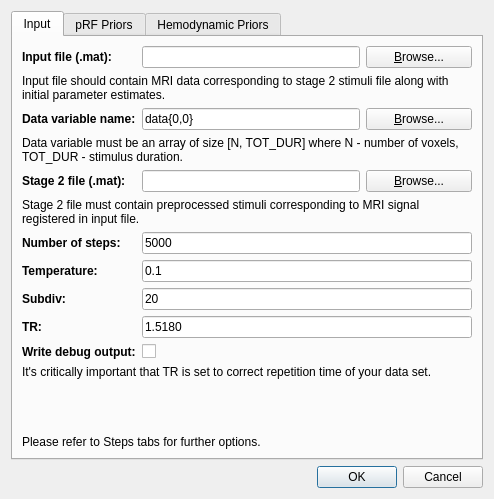
<?xml version="1.0" encoding="UTF-8"?>
<ui version="4.0">
 <class>PrfSamplingDialog</class>
 <widget class="QDialog" name="PrfSamplingDialog">
  <property name="geometry">
   <rect>
    <x>0</x>
    <y>0</y>
    <width>494</width>
    <height>499</height>
   </rect>
  </property>
  <property name="windowTitle">
   <string>QPrf - Posterior Sampling (5-param Balloon)</string>
  </property>
  <layout class="QVBoxLayout" name="verticalLayout">
   <item>
    <widget class="QTabWidget" name="tabWidget">
     <property name="currentIndex">
      <number>0</number>
     </property>
     <widget class="QWidget" name="tab">
      <attribute name="title">
       <string>Input</string>
      </attribute>
      <layout class="QGridLayout" name="gridLayout" columnstretch="0,0,0,0">
       <item row="11" column="0" colspan="4">
        <widget class="QLabel" name="label_24">
         <property name="text">
          <string>It's critically important that TR is set to correct repetition time of your data set.</string>
         </property>
        </widget>
       </item>
       <item row="7" column="1" colspan="3">
        <widget class="QLineEdit" name="temperature_lineEdit">
         <property name="text">
          <string>0.1</string>
         </property>
        </widget>
       </item>
       <item row="7" column="0">
        <widget class="QLabel" name="label_20">
         <property name="font">
          <font>
           <weight>75</weight>
           <bold>true</bold>
          </font>
         </property>
         <property name="text">
          <string>Temperature:</string>
         </property>
        </widget>
       </item>
       <item row="4" column="3">
        <widget class="QPushButton" name="stage2FileBrowse_pushButton">
         <property name="text">
          <string>&amp;Browse...</string>
         </property>
        </widget>
       </item>
       <item row="13" column="0" colspan="4">
        <widget class="QLabel" name="label_21">
         <property name="text">
          <string>Please refer to Steps tabs for further options.</string>
         </property>
        </widget>
       </item>
       <item row="5" column="0" colspan="4">
        <widget class="QLabel" name="label_6">
         <property name="text">
          <string>Stage 2 file must contain preprocessed stimuli corresponding to MRI signal registered in input file.</string>
         </property>
         <property name="wordWrap">
          <bool>true</bool>
         </property>
        </widget>
       </item>
       <item row="6" column="0">
        <widget class="QLabel" name="label_7">
         <property name="font">
          <font>
           <weight>75</weight>
           <bold>true</bold>
          </font>
         </property>
         <property name="text">
          <string>Number of steps:</string>
         </property>
        </widget>
       </item>
       <item row="8" column="0">
        <widget class="QLabel" name="label_22">
         <property name="font">
          <font>
           <weight>75</weight>
           <bold>true</bold>
          </font>
         </property>
         <property name="text">
          <string>Subdiv:</string>
         </property>
        </widget>
       </item>
       <item row="9" column="1" colspan="3">
        <widget class="QLineEdit" name="TR_lineEdit">
         <property name="text">
          <string>1.5180</string>
         </property>
        </widget>
       </item>
       <item row="8" column="1" colspan="3">
        <widget class="QLineEdit" name="subdiv_lineEdit">
         <property name="text">
          <string>20</string>
         </property>
        </widget>
       </item>
       <item row="9" column="0">
        <widget class="QLabel" name="label_23">
         <property name="font">
          <font>
           <weight>75</weight>
           <bold>true</bold>
          </font>
         </property>
         <property name="text">
          <string>TR:</string>
         </property>
        </widget>
       </item>
       <item row="0" column="3">
        <widget class="QPushButton" name="dataFileBrowse_pushButton">
         <property name="text">
          <string>&amp;Browse...</string>
         </property>
        </widget>
       </item>
       <item row="0" column="1" colspan="2">
        <widget class="QLineEdit" name="dataFileName_lineEdit"/>
       </item>
       <item row="4" column="0">
        <widget class="QLabel" name="label_3">
         <property name="font">
          <font>
           <weight>75</weight>
           <bold>true</bold>
          </font>
         </property>
         <property name="text">
          <string>Stage 2 file (.mat):</string>
         </property>
        </widget>
       </item>
       <item row="2" column="3">
        <widget class="QPushButton" name="dataVarSpecBrowse_pushButton">
         <property name="text">
          <string>&amp;Browse...</string>
         </property>
        </widget>
       </item>
       <item row="6" column="1" colspan="3">
        <widget class="QLineEdit" name="numOfSteps_lineEdit">
         <property name="text">
          <string>5000</string>
         </property>
        </widget>
       </item>
       <item row="2" column="1" colspan="2">
        <widget class="QLineEdit" name="dataVarSpec_lineEdit">
         <property name="text">
          <string>data{0,0}</string>
         </property>
        </widget>
       </item>
       <item row="2" column="0">
        <widget class="QLabel" name="label_2">
         <property name="font">
          <font>
           <weight>75</weight>
           <bold>true</bold>
          </font>
         </property>
         <property name="text">
          <string>Data variable name:</string>
         </property>
        </widget>
       </item>
       <item row="4" column="1" colspan="2">
        <widget class="QLineEdit" name="stage2FileName_lineEdit"/>
       </item>
       <item row="3" column="0" colspan="4">
        <widget class="QLabel" name="label_5">
         <property name="text">
          <string>Data variable must be an array of size [N, TOT_DUR] where N - number of voxels, TOT_DUR - stimulus duration.</string>
         </property>
         <property name="wordWrap">
          <bool>true</bool>
         </property>
        </widget>
       </item>
       <item row="1" column="0" colspan="4">
        <widget class="QLabel" name="label_4">
         <property name="text">
          <string>Input file should contain MRI data corresponding to stage 2 stimuli file along with initial parameter estimates.</string>
         </property>
         <property name="wordWrap">
          <bool>true</bool>
         </property>
        </widget>
       </item>
       <item row="0" column="0">
        <widget class="QLabel" name="label">
         <property name="font">
          <font>
           <weight>75</weight>
           <bold>true</bold>
          </font>
         </property>
         <property name="text">
          <string>Input file (.mat):</string>
         </property>
        </widget>
       </item>
       <item row="12" column="0" colspan="4">
        <spacer name="verticalSpacer_2">
         <property name="orientation">
          <enum>Qt::Vertical</enum>
         </property>
         <property name="sizeHint" stdset="0">
          <size>
           <width>20</width>
           <height>40</height>
          </size>
         </property>
        </spacer>
       </item>
       <item row="10" column="0">
        <widget class="QLabel" name="label_27">
         <property name="font">
          <font>
           <weight>75</weight>
           <bold>true</bold>
          </font>
         </property>
         <property name="text">
          <string>Write debug output:</string>
         </property>
        </widget>
       </item>
       <item row="10" column="1">
        <widget class="QCheckBox" name="writeDebug_checkBox">
         <property name="text">
          <string/>
         </property>
        </widget>
       </item>
      </layout>
     </widget>
     <widget class="QWidget" name="tab_2">
      <attribute name="title">
       <string>pRF Priors</string>
      </attribute>
      <layout class="QVBoxLayout" name="verticalLayout_2">
       <item>
        <layout class="QFormLayout" name="formLayout">
         <item row="1" column="0">
          <widget class="QLabel" name="label_8">
           <property name="font">
            <font>
             <weight>75</weight>
             <bold>true</bold>
            </font>
           </property>
           <property name="text">
            <string>X Stdev:</string>
           </property>
          </widget>
         </item>
         <item row="1" column="1">
          <widget class="QLineEdit" name="xStep_lineEdit">
           <property name="text">
            <string>10</string>
           </property>
          </widget>
         </item>
         <item row="2" column="0">
          <widget class="QLabel" name="label_9">
           <property name="font">
            <font>
             <weight>75</weight>
             <bold>true</bold>
            </font>
           </property>
           <property name="text">
            <string>Y Stdev:</string>
           </property>
          </widget>
         </item>
         <item row="2" column="1">
          <widget class="QLineEdit" name="yStep_lineEdit">
           <property name="text">
            <string>10</string>
           </property>
          </widget>
         </item>
         <item row="3" column="0">
          <widget class="QLabel" name="label_10">
           <property name="font">
            <font>
             <weight>75</weight>
             <bold>true</bold>
            </font>
           </property>
           <property name="text">
            <string>RFSize Stdev:</string>
           </property>
          </widget>
         </item>
         <item row="3" column="1">
          <widget class="QLineEdit" name="rfsizeStep_lineEdit">
           <property name="text">
            <string>10</string>
           </property>
          </widget>
         </item>
         <item row="4" column="0">
          <widget class="QLabel" name="label_11">
           <property name="font">
            <font>
             <weight>75</weight>
             <bold>true</bold>
            </font>
           </property>
           <property name="text">
            <string>Exponent Stdev:</string>
           </property>
          </widget>
         </item>
         <item row="4" column="1">
          <widget class="QLineEdit" name="exptStep_lineEdit">
           <property name="text">
            <string>0.5</string>
           </property>
          </widget>
         </item>
         <item row="5" column="0">
          <widget class="QLabel" name="label_12">
           <property name="font">
            <font>
             <weight>75</weight>
             <bold>true</bold>
            </font>
           </property>
           <property name="text">
            <string>Gain Stdev:</string>
           </property>
          </widget>
         </item>
         <item row="5" column="1">
          <widget class="QLineEdit" name="gainStep_lineEdit">
           <property name="text">
            <string>10</string>
           </property>
          </widget>
         </item>
         <item row="6" column="0">
          <widget class="QLabel" name="label_25">
           <property name="font">
            <font>
             <weight>75</weight>
             <bold>true</bold>
            </font>
           </property>
           <property name="text">
            <string>Max Noise Stdev:</string>
           </property>
          </widget>
         </item>
         <item row="6" column="1">
          <widget class="QLineEdit" name="maxNoiseStdev_lineEdit">
           <property name="text">
            <string>10</string>
           </property>
          </widget>
         </item>
         <item row="0" column="0">
          <widget class="QLabel" name="label_26">
           <property name="font">
            <font>
             <weight>75</weight>
             <bold>true</bold>
            </font>
           </property>
           <property name="text">
            <string>pRF Model:</string>
           </property>
          </widget>
         </item>
         <item row="0" column="1">
          <widget class="QComboBox" name="pRF_model_comboBox">
           <item>
            <property name="text">
             <string>CSS-pRF (Kay et al.)</string>
            </property>
           </item>
           <item>
            <property name="text">
             <string>pRF (Dumoulin-Wandell)</string>
            </property>
           </item>
          </widget>
         </item>
        </layout>
       </item>
       <item>
        <spacer name="verticalSpacer">
         <property name="orientation">
          <enum>Qt::Vertical</enum>
         </property>
         <property name="sizeHint" stdset="0">
          <size>
           <width>20</width>
           <height>40</height>
          </size>
         </property>
        </spacer>
       </item>
       <item>
        <widget class="QLabel" name="label_13">
         <property name="text">
          <string>Step sizes are expressed as standard deviations of independent normal distributions around current estimate and are multiplied by general temperature specified in the Input tab.</string>
         </property>
         <property name="wordWrap">
          <bool>true</bool>
         </property>
        </widget>
       </item>
      </layout>
     </widget>
     <widget class="QWidget" name="tab_3">
      <attribute name="title">
       <string>Hemodynamic Priors</string>
      </attribute>
      <layout class="QVBoxLayout" name="verticalLayout_3">
       <item>
        <layout class="QFormLayout" name="formLayout_2">
         <item row="0" column="0">
          <widget class="QLabel" name="label_14">
           <property name="font">
            <font>
             <weight>75</weight>
             <bold>true</bold>
            </font>
           </property>
           <property name="text">
            <string>Kappa Stdev:</string>
           </property>
          </widget>
         </item>
         <item row="0" column="1">
          <widget class="QLineEdit" name="kappaStep_lineEdit">
           <property name="text">
            <string>0.015</string>
           </property>
          </widget>
         </item>
         <item row="1" column="0">
          <widget class="QLabel" name="label_15">
           <property name="font">
            <font>
             <weight>75</weight>
             <bold>true</bold>
            </font>
           </property>
           <property name="text">
            <string>Gamma Stdev:</string>
           </property>
          </widget>
         </item>
         <item row="1" column="1">
          <widget class="QLineEdit" name="gammaStep_lineEdit">
           <property name="text">
            <string>0.002</string>
           </property>
          </widget>
         </item>
         <item row="2" column="0">
          <widget class="QLabel" name="label_16">
           <property name="font">
            <font>
             <weight>75</weight>
             <bold>true</bold>
            </font>
           </property>
           <property name="text">
            <string>Tau Stdev:</string>
           </property>
          </widget>
         </item>
         <item row="2" column="1">
          <widget class="QLineEdit" name="tauStep_lineEdit">
           <property name="text">
            <string>0.0568</string>
           </property>
          </widget>
         </item>
         <item row="3" column="0">
          <widget class="QLabel" name="label_17">
           <property name="font">
            <font>
             <weight>75</weight>
             <bold>true</bold>
            </font>
           </property>
           <property name="text">
            <string>Grubb's Stdev:</string>
           </property>
          </widget>
         </item>
         <item row="3" column="1">
          <widget class="QLineEdit" name="grubbStep_lineEdit">
           <property name="text">
            <string>0.0015</string>
           </property>
          </widget>
         </item>
         <item row="4" column="0">
          <widget class="QLabel" name="label_18">
           <property name="font">
            <font>
             <weight>75</weight>
             <bold>true</bold>
            </font>
           </property>
           <property name="text">
            <string>Rho Stdev:</string>
           </property>
          </widget>
         </item>
         <item row="4" column="1">
          <widget class="QLineEdit" name="rhoStep_lineEdit">
           <property name="text">
            <string>0.0024</string>
           </property>
          </widget>
         </item>
        </layout>
       </item>
       <item>
        <spacer name="verticalSpacer_3">
         <property name="orientation">
          <enum>Qt::Vertical</enum>
         </property>
         <property name="sizeHint" stdset="0">
          <size>
           <width>20</width>
           <height>92</height>
          </size>
         </property>
        </spacer>
       </item>
       <item>
        <widget class="QLabel" name="label_19">
         <property name="text">
          <string>Step sizes are expressed as standard deviations of independent normal distributions around current estimate and are multiplied by general temperature specified in the Input tab.</string>
         </property>
         <property name="wordWrap">
          <bool>true</bool>
         </property>
        </widget>
       </item>
      </layout>
     </widget>
    </widget>
   </item>
   <item>
    <widget class="QDialogButtonBox" name="buttonBox">
     <property name="orientation">
      <enum>Qt::Horizontal</enum>
     </property>
     <property name="standardButtons">
      <set>QDialogButtonBox::Cancel|QDialogButtonBox::Ok</set>
     </property>
    </widget>
   </item>
  </layout>
 </widget>
 <resources/>
 <connections>
  <connection>
   <sender>buttonBox</sender>
   <signal>accepted()</signal>
   <receiver>PrfSamplingDialog</receiver>
   <slot>accept()</slot>
   <hints>
    <hint type="sourcelabel">
     <x>257</x>
     <y>472</y>
    </hint>
    <hint type="destinationlabel">
     <x>157</x>
     <y>274</y>
    </hint>
   </hints>
  </connection>
  <connection>
   <sender>buttonBox</sender>
   <signal>rejected()</signal>
   <receiver>PrfSamplingDialog</receiver>
   <slot>reject()</slot>
   <hints>
    <hint type="sourcelabel">
     <x>325</x>
     <y>472</y>
    </hint>
    <hint type="destinationlabel">
     <x>286</x>
     <y>274</y>
    </hint>
   </hints>
  </connection>
 </connections>
</ui>
